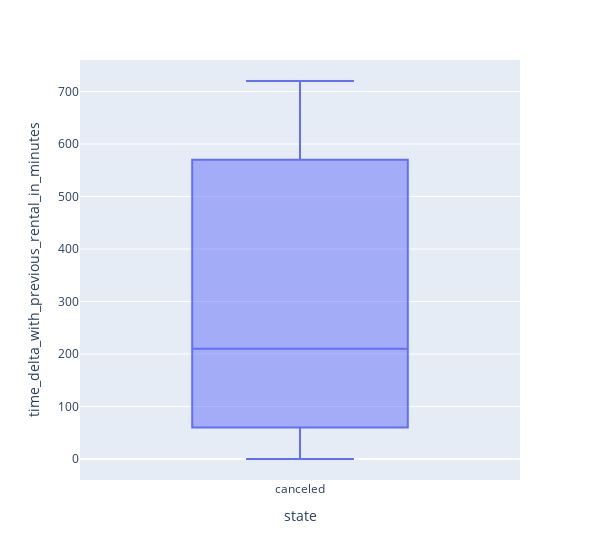

The cell this chart's notebook holds for it:
### Code cell
print("Analyse des canceled")
data_canceled = data[data["state"] == "canceled"]
print(data_canceled.shape)
display(data_canceled.describe())
display(data_canceled.isna().sum())
plot_canceled = px.box(data_canceled,x='state',y='time_delta_with_previous_rental_in_minutes',width=600)
plot_canceled.show()

### Figure 1 — Plotly figure (JSON) as saved in the notebook; plotly's stock layout.template omitted (floating-point values rounded to 4 significant figures; data arrays with more than 128 entries replaced by an {"elided": "..."} marker saying what was removed)
{"data": [{"alignmentgroup": "True", "hovertemplate": "state=%{x}<br>time_delta_with_previous_rental_in_minutes=%{y}<extra></extra>", "legendgroup": "", "marker": {"color": "#636efa"}, "name": "", "notched": false, "offsetgroup": "", "orientation": "v", "showlegend": false, "type": "box", "x": {"elided": "3265 str values"}, "x0": " ", "xaxis": "x", "y": {"elided": "3265 float values"}, "y0": " ", "yaxis": "y"}], "layout": {"boxmode": "group", "legend": {"tracegroupgap": 0}, "margin": {"t": 60}, "width": 600, "xaxis": {"anchor": "y", "domain": [0, 1], "title": {"text": "state"}}, "yaxis": {"anchor": "x", "domain": [0, 1], "title": {"text": "time_delta_with_previous_rental_in_minutes"}}}}
